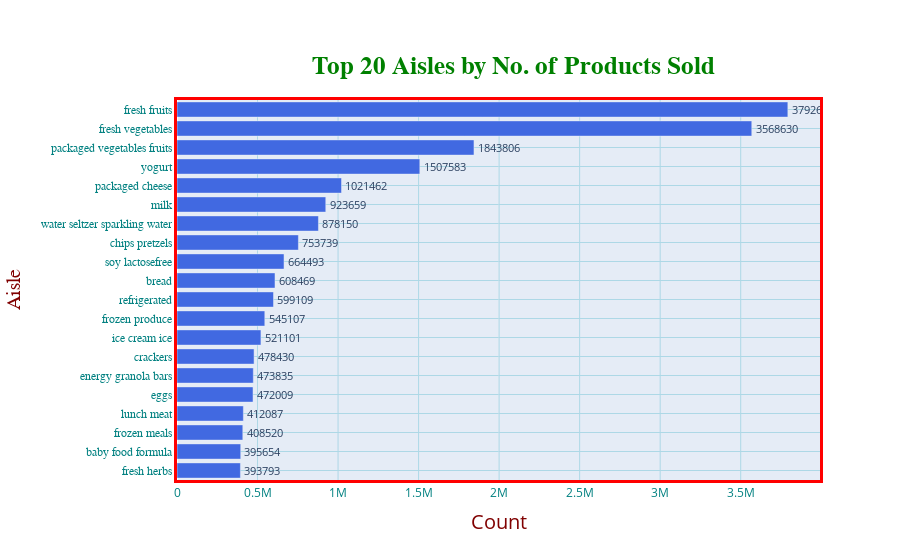

The notebook cell this image was saved under:
### Code cell
aisles = giant_df['aisle'].value_counts()
aisles = dict(aisles)

fig = go.Figure()

fig.add_trace(go.Bar(
    y= list(aisles.keys())[0:20],
    x= list(aisles.values())[0:20],
    orientation='h',
    marker_color='RoyalBlue',
    text=list(aisles.values())[0:20])
             )


fig.update_traces(textposition='outside')


fig.update_layout(title_text="<b>Top 20 Aisles by No. of Products Sold</b>",
                 title_font_size=25,
                 title_font_color='green',
                 title_font_family='Titillium Web',
                 title_x=0.57,
                 title_y=0.90,
                 title_xanchor='center',
                 title_yanchor='top',
                 yaxis={'categoryorder':'total ascending'}
                 )

fig.update_xaxes(
        color='teal',
        title_text='Count',
        title_font_family='Open Sans',
        title_font_size=20,
        title_font_color='maroon',
        title_standoff = 15,
        gridcolor='lightblue',
        tickmode='auto',
        linecolor='red',
        linewidth=3,
        mirror=True)

fig.update_yaxes(
        color='Teal',
        title_text='Aisle',
        title_font_family='Droid Sans',
        title_font_size=20,
        title_font_color='maroon',
        title_standoff = 15,
        tickfont_family='Arial',
        nticks = 20,
        gridcolor='lightblue',
        linecolor='red',
        linewidth=3,
        mirror = True)

### Figure 1 — Plotly figure (JSON) as saved in the notebook; plotly's stock layout.template omitted (floating-point values rounded to 4 significant figures)
{"data": [{"marker": {"color": "RoyalBlue"}, "orientation": "h", "text": ["3792661", "3568630", "1843806", "1507583", "1021462", "923659", "878150", "753739", "664493", "608469", "599109", "545107", "521101", "478430", "473835", "472009", "412087", "408520", "395654", "393793"], "textposition": "outside", "type": "bar", "x": [3792661, 3568630, 1843806, 1507583, 1021462, 923659, 878150, 753739, 664493, 608469, 599109, 545107, 521101, 478430, 473835, 472009, 412087, 408520, 395654, 393793], "y": ["fresh fruits", "fresh vegetables", "packaged vegetables fruits", "yogurt", "packaged cheese", "milk", "water seltzer sparkling water", "chips pretzels", "soy lactosefree", "bread", "refrigerated", "frozen produce", "ice cream ice", "crackers", "energy granola bars", "eggs", "lunch meat", "frozen meals", "baby food formula", "fresh herbs"]}], "layout": {"title": {"font": {"color": "green", "family": "Titillium Web", "size": 25}, "text": "<b>Top 20 Aisles by No. of Products Sold</b>", "x": 0.57, "xanchor": "center", "y": 0.9, "yanchor": "top"}, "xaxis": {"color": "teal", "gridcolor": "lightblue", "linecolor": "red", "linewidth": 3, "mirror": true, "tickmode": "auto", "title": {"font": {"color": "maroon", "family": "Open Sans", "size": 20}, "standoff": 15, "text": "Count"}}, "yaxis": {"categoryorder": "total ascending", "color": "Teal", "gridcolor": "lightblue", "linecolor": "red", "linewidth": 3, "mirror": true, "nticks": 20, "tickfont": {"family": "Arial"}, "title": {"font": {"color": "maroon", "family": "Droid Sans", "size": 20}, "standoff": 15, "text": "Aisle"}}}}
